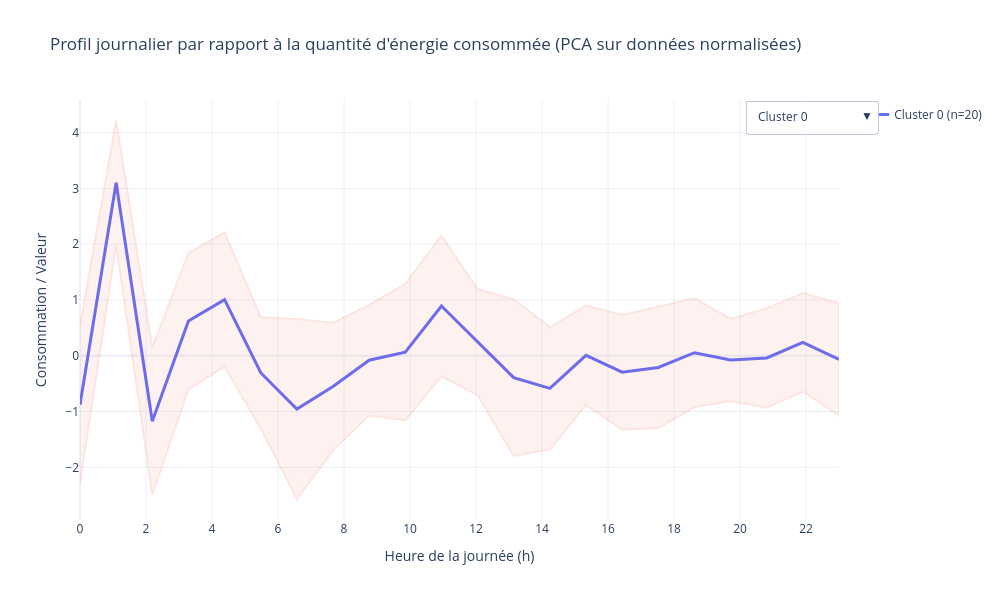

Write notebook code for a chart like this one.
### Code cell
print("PCA sur données normalisées")
plot_interactive_cluster_profiles(
    X=X_pca,
    cluster_labels=cluster_labels_Xpca,
    k_final=k_Xpca,
    titre="Profil journalier par rapport à la quantité d'énergie consommée (PCA sur données normalisées)"
)
